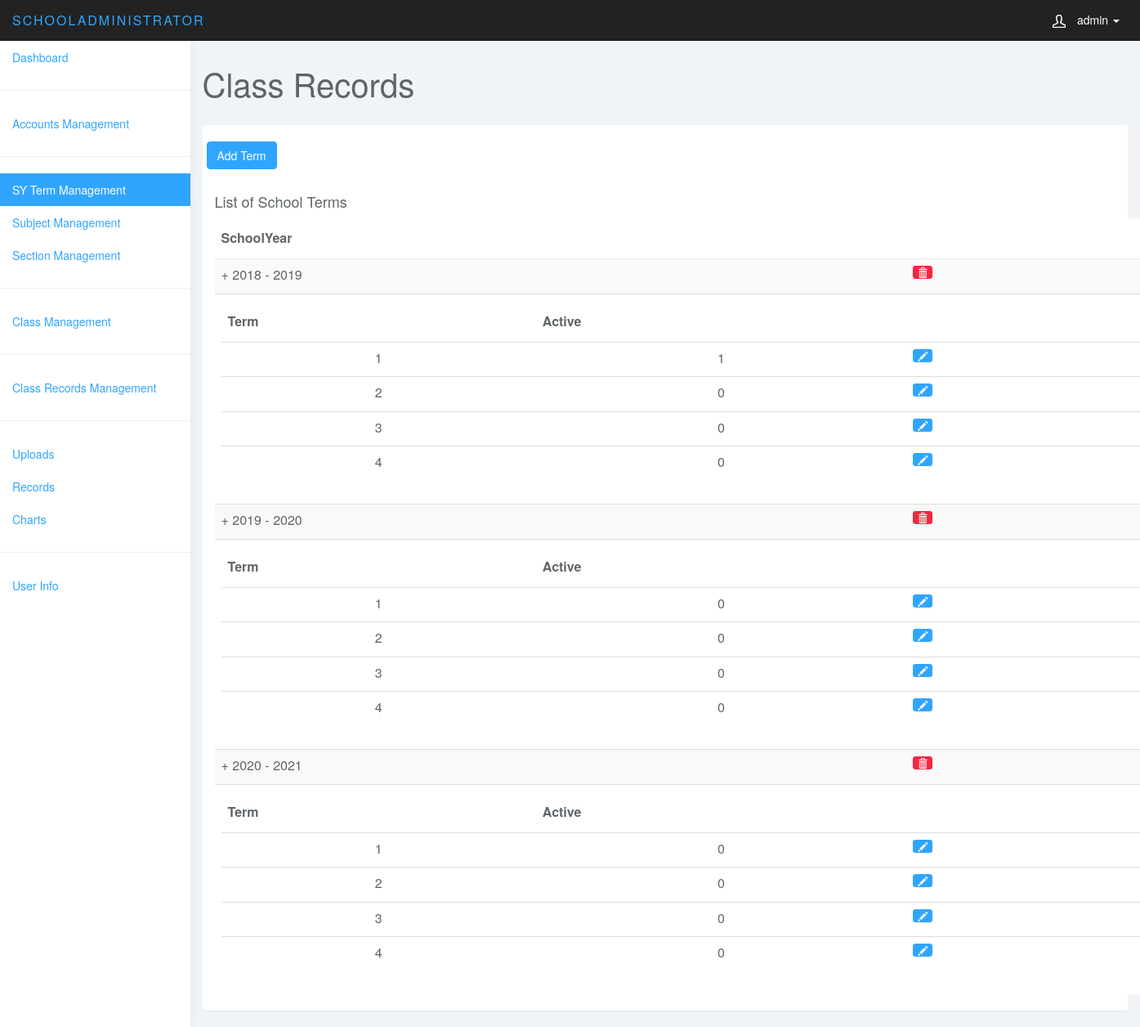
Screenshot of /ClassRecords.php (signed in) with the database file from the repository.
### tables this page shows
CREATE TABLE `syterms` (
  `syTermID` int(11) NOT NULL,
  `schoolYear` year(4) DEFAULT NULL,
  `termNumber` int(11) DEFAULT NULL,
  `termStart` date DEFAULT NULL,
  `termEnd` date DEFAULT NULL,
  `isActive` tinyint(1) DEFAULT NULL
);

### Backend/a_SYTermManagement.php (called while the page is built, shortened)
<?php
	function loadYears()
	{
    include 'b_ConnectionString.php';
		$schoolYearArray = array();
		$query =
		"select distinct schoolYear from syterms
      order by schoolYear ASC";
    $tableQuery = mysqli_query($mySQL_ConStr, $query)
			or die ("cannot load tables");
		while($getRow = mysqli_fetch_assoc($tableQuery))
		{
			$schoolYearArray[] = $getRow;
		}
		return $schoolYearArray;
	}
	function loadTerms($captured_SchoolYear)
	{
    include 'b_ConnectionString.php';
		$syTermArray = array();
		$query =
			"select * from syterms
			where schoolYear = $captured_SchoolYear
			ORDER BY termNumber ASC";
		$tableQuery = mysqli_query($mySQL_ConStr, $query)
			or die ("cannot load tables");
		while($getRow = mysqli_fetch_assoc($tableQuery))
		{
			$syTermArray[] = $getRow;
		}
		 return $syTermArray;
	}
?>

### ClassRecords.php (the view, shortened to what this page needs)
<?php
	include "Backend/b_ConnectionString.php";
	$activeHeader = 2;
	include_once("Navbars/Navbar.php");
	include_once("Navbars/a_Sidebar.php");
	include_once("Backend/a_SYTermManagement.php");
?>
<!DOCTYPE html>
<html>
	<head>
		<link href="css/bootstrap.min.css" rel="stylesheet">
		<link href="css/datepicker3.css" rel="stylesheet">
		<link href="css/styles.css" rel="stylesheet">
	</head>
	<body>
		<div class="col-sm-9 col-sm-offset-3 col-lg-10 col-lg-offset-2 main">
			<div class="row">
				<div class="col-lg-12">
					<h1 class="page-header">Class Records</h1>
				</div>
			</div>
			<div class="row">
				<div class="col-lg-12">
					<div class="panel panel-default">
						<div class="row">
							<div class="col-sm-4 col-md-7 col-lg-5 btnaddteacher">
								<button type="button"
									class="btn btn-primary"
									data-toggle="modal"
									data-title="addsyterm"
									data-target="#addSYTerm"
									id="addSYTermEntry">
									Add Term
								</button>
							</div>
						</div>
						<div class="container teacher-table">
							<div class="row">
						        <div class="col-md-12">
						       		<h4>List of School Terms</h4>
						       		<div class="table-responsive">
							            <table id="mytable" class="table table-bordred table-striped">
								            <thead>
											    <th>SchoolYear</th>
                                                <th></th>
								            </thead>
									 		<tbody>
 												<?php
													$yearArray = loadYears();
													foreach ($yearArray as $getRow)
													{
														$schoolYear_get  = $getRow['schoolYear'];
														echo "<tr>";
    														echo "<td class='clickable'> + ".$schoolYear_get. " - ".(+$schoolYear_get + 1)."</td>";
    														echo '
                                                                <td>
        															<p data-placement="top" data-toggle="tooltip" title="Delete">
            															<button class="btn btn-danger btn-xs deleteSYTermEntry"
            															data-title="Delete"
            															data-toggle="modal"
            															data-target="#delete"
            															value ='.$schoolYear_get.'>
            														        <span class="glyphicon glyphicon-trash"></span>
                                                                        </button>
                                                                    </p>
                                                                </td>';
														echo "</tr>";
														echo "<tr><td colspan = '2'>";
    														echo "
                                                            <table id='mytable' class='table table-bordred table-striped'>
                                                            <thead>
																<th>Term</th>
																<th>Active</th>
																<th>    </th>
										           			</thead>
                                                            <tbody>";
    														$syTermArray = loadTerms($schoolYear_get);
    														foreach ($syTermArray as $getRow)
    														{
    															$syTermID_get    = $getRow['syTermID'];
    															$termNumber_get  = $getRow['termNumber'];
    															$isActive_get  = $getRow['isActive'];
    															echo "<tr>";
    															echo "<td><center value = '".$syTermID_get."'>".$termNumber_get."</center></td>";
    															echo "<td><center>".$isActive_get ."</center></td>";
    															$buttonEdit =
    															'<td>
    															<p data-placement="top" data-toggle="tooltip" title="Edit">
    															<button
    															class="btn btn-primary btn-xs editSYTermEntry"
    															data-title="Edit"
    															data-toggle="modal"
    															data-target="#edit"
    															name = "editSYTermButton"
    															value ='.$syTermID_get.'
    															>
    															<span class="glyphicon glyphicon-pencil"></span>
    															</button></p></td>';
    															echo $buttonEdit;
    															echo "</tr>";
    														}
    														echo "</tbody></table>";
														echo "</td></tr>";
													}
												?>
									    	</tbody>
										</table>
						        	</div>
						    	</div>
							</div>
						</div>
					</div>
				</div>
			</div>
		</div>
	</body>
</html>

### Navbars/Navbar.php (shortened to what this page needs)
<nav class="navbar navbar-inverse navbar-fixed-top" role="navigation">
	<div class="container-fluid">
		<div class="navbar-header">
			<a class="navbar-brand" href="#">
				<span>
					<span> <?php echo strtoupper($_SESSION['userType']); ?> </span>
				</span>
			</a>
			<ul class="user-menu">
				<li class="dropdown pull-right">
					<a href="#" class="dropdown-toggle" data-toggle="dropdown">
						<svg class="glyph stroked male-user"><use xlink:href="#stroked-male-user"></use></svg>
						<?php echo $_SESSION['userName']; ?>
						<span class="caret"></span>
					</a>
				</li>
			</ul>
		</div>
	</div>
</nav>

### Navbars/a_Sidebar.php
<div id="sidebar-collapse" class="col-sm-3 col-lg-2 sidebar">
	<ul class="nav menu">
		<li <?php if ($activeHeader == 1) {echo ('class = "active"');} ?> ><a href="Dashboard.php">Dashboard</a></li>
		<?php if ($_SESSION['userType'] == 'schoolAdministrator')
                  {include_once('a_Sidebar_AdminOptions.php');}
              ?>
              <li role="presentation" class="divider"></li>
		<li <?php if ($activeHeader == 13) {echo ('class = "active"');} ?> ><a href="Uploads.php">Uploads</a></li>
      <li <?php if ($activeHeader == 12) {echo ('class = "active"');} ?> ><a href="Records.php">Records</a></li>
      <li <?php if ($activeHeader == 11) {echo ('class = "active"');} ?> ><a href="Charts.php">Charts</a></li>
		<li role="presentation" class="divider"></li>
			<li <?php if ($activeHeader == 14) {echo ('class = "active"');} ?> ><a href="UserInfo.php">User Info</a></li>
	</ul>
</div>

### Navbars/a_Sidebar_AdminOptions.php
<li role="presentation" class="divider"></li>
            <li <?php if ($activeHeader == 3) {echo ('class = "active"');} ?> >
                <a href="AccountsManagement.php">Accounts Management</a></li>
            <li role="presentation" class="divider"></li>
<li <?php if ($activeHeader == 2) {echo ('class = "active"');} ?> >
                <a href="SYTermManagement.php">SY Term Management</a></li>
            <li <?php if ($activeHeader == 5) {echo ('class = "active"');} ?> >
                <a href="SubjectManagement.php">Subject Management</a></li>
<li <?php if ($activeHeader == 4) {echo ('class = "active"');} ?> >
                <a href="SectionManagement.php">Section Management</a></li>
            <li role="presentation" class="divider"></li>
<li <?php if ($activeHeader == 6) {echo ('class = "active"');} ?> >
                <a href="ClassManagement.php">Class Management</a></li>
            <li role="presentation" class="divider"></li>
            <li <?php if ($activeHeader == 7) {echo ('class = "active"');} ?> >
                <a href="ClassRecordsManagement.php">Class Records Management</a></li>

### css/styles.css (style rules this page uses)
body { background: #f1f4f7; padding-top: 50px; color: #5f6468; }
p { color: #777; }
a, a:hover, a:focus { color: #30a5ff; }
h1, h2, h3, h4, h5, h6 { color: #5f6468; }
h1 { font-weight: 300; font-size: 40px; }
h3, h4 { font-weight: 300; }
.navbar-header .navbar-brand { color: #fff; font-size: 16px; text-transform: uppercase; font-weight: 500; letter-spacing: 2px; }
.navbar-header .navbar-brand span { color: #30a5ff; }
.btn-primary, .btn-primary:hover, .btn-primary:focus, .btn-primary:active, .btn-primary.active, .open > .dropdown-toggle.btn-primary, .btn-primary.disabled, .btn-primary[disabled], fieldset[disabled] .btn-primary, .btn-primary.disabled:hover, .btn-primary[disabled]:hover, fieldset[disabled] .btn-primary:hover, .btn-primary.disabled:focus, .btn-primary[disabled]:focus, fieldset[disabled] .btn-primary:focus, .btn-primary.disabled:active, .btn-primary[disabled]:active, fieldset[disabled] .btn-primary:active, .btn-primary.disabled.active, .btn-primary[disabled].active, fieldset[disabled] .btn-primary.active { background-color: #30a5ff; border-color: #30a5ff; }
.btn-danger, .btn-danger:hover, .btn-danger:focus, .btn-danger:active, .btn-danger.active, .open > .dropdown-toggle.btn-danger, .btn-danger.disabled, .btn-danger[disabled], fieldset[disabled] .btn-danger, .btn-danger.disabled:hover, .btn-danger[disabled]:hover, fieldset[disabled] .btn-danger:hover, .btn-danger.disabled:focus, .btn-danger[disabled]:focus, fieldset[disabled] .btn-danger:focus, .btn-danger.disabled:active, .btn-danger[disabled]:active, fieldset[disabled] .btn-danger:active, .btn-danger.disabled.active, .btn-danger[disabled].active, fieldset[disabled] .btn-danger.active { background-color: #f9243f; border-color: #f9243f; }
.panel { border: 0; }
.navbar { border: 0; }
.user-menu { display: inline-block; margin-top: 14px; margin-right: 10px; float: right; list-style: none; padding: 0; }
.user-menu a { color: #fff; }
.sidebar { display: block; background-color: #fff; padding: 0; display: none; }
@media (min-width: 768px) { .sidebar { display: block; position: fixed; top: 50px; bottom: 0; left: 0; z-index: 1000; display: block; margin: 0; padding: 0; overflow-x: hidden; overflow-y: auto; background-color: #fff; box-shadow: 1px 0px 10px rgba(0, 0, 0, .05); } }
@media (min-width: 768px) { .navbar-header { width: 100%; } }
.sidebar ul.nav .active a, .sidebar ul.nav li.parent a.active, .sidebar ul.nav .active > a:hover, .sidebar ul.nav li.parent a.active:hover, .sidebar ul.nav .active > a:focus, .sidebar ul.nav li.parent a.active:focus { color: #fff; background-color: #30a5ff; }
.sidebar ul.nav li.divider { border-bottom: 1px solid #eee; margin: 20px 0; }
h1.page-header { margin-top: 30px; border-bottom: 0; }
.table { background: #fff; }
.table>thead>tr>th { border-bottom: 1px solid #e6e7e8; vertical-align: middle; height: 50px; }
.sidebar .glyph, .user-menu .glyph { height: 16px; width: 16px; margin: 0 10px 0 0; stroke-width: 3px; }
.user-menu .glyph { stroke-width: 4px; }
.btnaddteacher { padding: 20px; }

### rows the page displays
syterms: termNumber "1", isActive "1"
syterms: termNumber "2", isActive "0"
syterms: termNumber "3", isActive "0"
syterms: termNumber "4", isActive "0"
syterms: $syTermID_get 5 (drawn), termNumber "1", isActive "0"
syterms: $syTermID_get 6 (drawn), termNumber "2", isActive "0"
syterms: $syTermID_get 7 (drawn), termNumber "3", isActive "0"
syterms: $syTermID_get 8 (drawn), termNumber "4", isActive "0"
syterms: $syTermID_get 9 (drawn), termNumber "1", isActive "0"
syterms: $syTermID_get 10 (drawn), termNumber "2", isActive "0"
syterms: $syTermID_get 11 (drawn), termNumber "3", isActive "0"
syterms: $syTermID_get 12 (drawn), termNumber "4", isActive "0"

### other values shown
$_SESSION['userType'] "SCHOOLADMINISTRATOR"
$_SESSION['userName'] "admin"
$schoolYear_get "2018"
$schoolYear_get "2019"
$schoolYear_get "2020"
